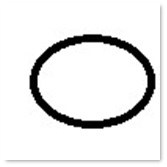
#> input picture RegionGrow/circle.jpg, 167 x 167 px
$ python RegionGrow.py
#> lines starting #> are read from the running program, lines starting #| are printed output that depends on the picture; after the words box and inside, x2 and y2 are one past the last pixel; in counts of white or black regions, pixels touching at a corner belong together
import cv2
import numpy as np

def get8n(x, y, shape):
    out = []
    maxx = shape[1]-1
    maxy = shape[0]-1

    #top left
    outx = min(max(x-1,0),maxx)
    outy = min(max(y-1,0),maxy)
    out.append((outx,outy))

    #top center
    outx = x
    outy = min(max(y-1,0),maxy)
    out.append((outx,outy))

    #top right
    outx = min(max(x+1,0),maxx)
    outy = min(max(y-1,0),maxy)
    out.append((outx,outy))

    #left
    outx = min(max(x-1,0),maxx)
    outy = y
    out.append((outx,outy))

    #right
    outx = min(max(x+1,0),maxx)
    outy = y
    out.append((outx,outy))

    #bottom left
    outx = min(max(x-1,0),maxx)
    outy = min(max(y+1,0),maxy)
    out.append((outx,outy))

    #bottom center
    outx = x
    outy = min(max(y+1,0),maxy)
    out.append((outx,outy))

    #bottom right
    outx = min(max(x+1,0),maxx)
    outy = min(max(y+1,0),maxy)
    out.append((outx,outy))

    return out

def region_growing(img, seed):
    list = []
    outimg = np.zeros_like(img)
    list.append((seed[0], seed[1]))
    processed = []
    while(len(list) > 0):
        pix = list[0]
        outimg[int(pix[0]), int(pix[1])] = 255
        for coord in get8n(pix[0], pix[1], img.shape):
            if img[int(coord[0]), int(coord[1])] != 0:
                outimg[int(coord[0]), int(coord[1])] = 255
                if not coord in processed:
                    list.append(coord)
                processed.append(coord)
        list.pop(0)
        cv2.imshow("progress",outimg)
        cv2.waitKey(1)
    return outimg


image = cv2.imread('circle.jpg', 0)
#> image is the input picture: shape (167, 167); min 0, max 255, mean 230.3
mysize=np.shape(image)
#> mysize = (167, 167)
clicks=[]
clicks.append(((mysize[0])/2, (mysize[1])/2))
print(clicks)
#| [(83.5, 83.5)]
ret, img = cv2.threshold(image, 128, 255, cv2.THRESH_BINARY)
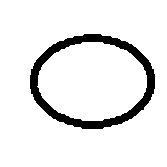
#> img: shape (167, 167); 91% white; 1 black region, box (x1, y1, x2, y2) and area: (30, 34, 155, 129) 2519
cv2.namedWindow('Input')
cv2.imshow('Input', img)
cv2.waitKey()
seed = clicks[-1]
#> seed = (83.5, 83.5)
out = region_growing(img, seed)
#> after the loop in region_growing, `for coord in get8n(pix[0], pix[1], img.shape):`:
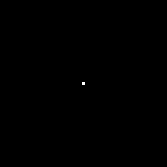
#> outimg: shape (167, 167); 0.03% white in thin lines or dots, all inside (x1, y1, x2, y2) = (82, 82, 85, 85)
#> after the loop in region_growing, `for coord in get8n(pix[0], pix[1], img.shape):`: list = [(83.5, 83.5), (82.5, 82.5), (83.5, 82.5), (84.5, 82.5), (82.5, 83.5), (84.5, 83.5), (82.5, 84.5), (83.5, 84.5), (84.5, 84.5)]; processed = [(82.5, 82.5), (83.5, 82.5), (84.5, 82.5), (82.5, 83.5), (84.5, 83.5), (82.5, 84.5), (83.5, 84.5), (84.5, 84.5)]
cv2.imshow('Region Growing', out)
cv2.waitKey()
cv2.destroyAllWindows()
